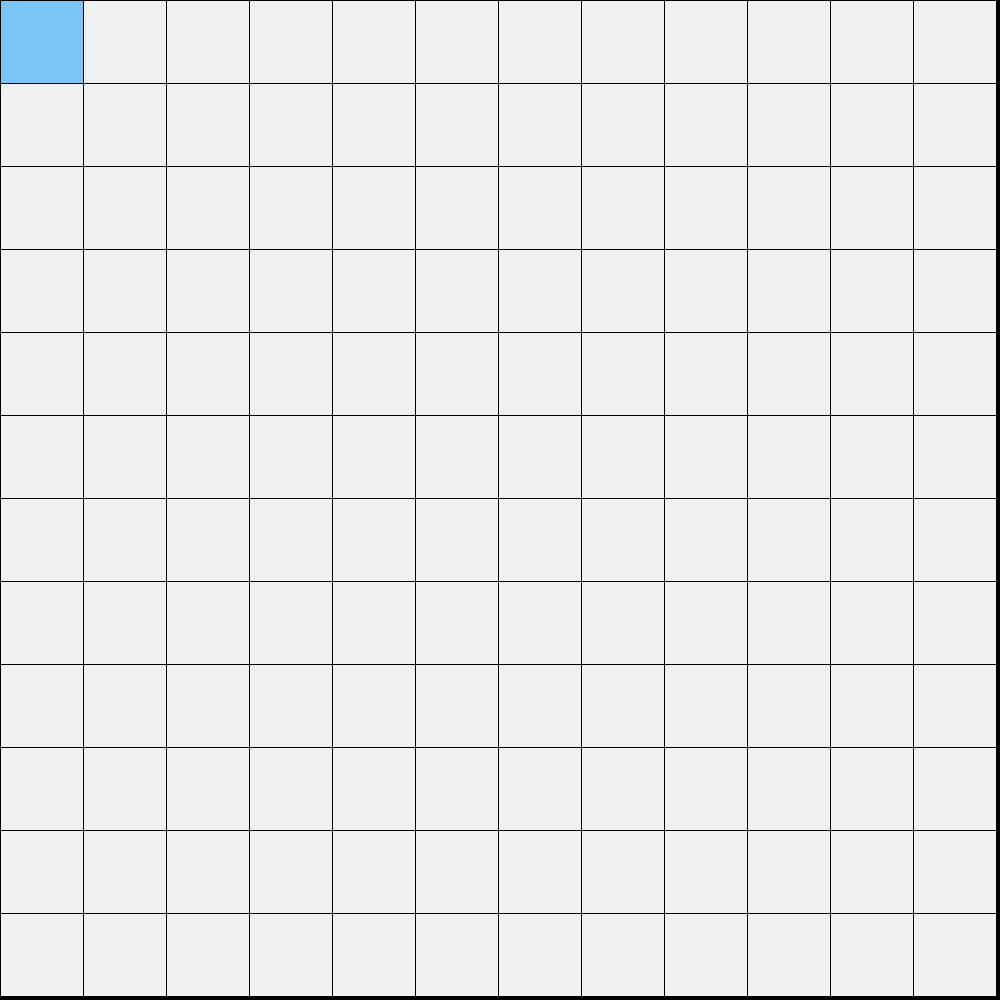
Frame 1 (no input)
Frame 60 (the mouse pressed at the canvas centre just before this capture): identical to frame 1, image omitted
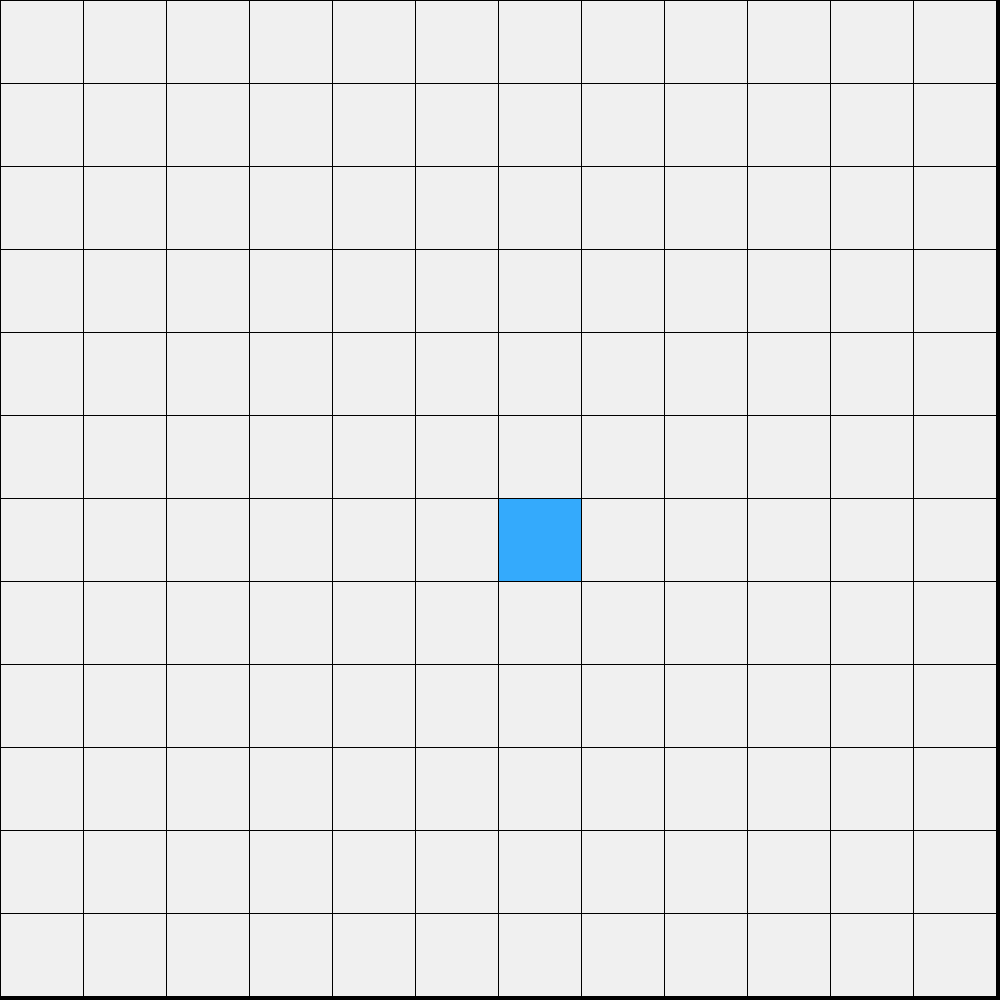
Frame 120 (the mouse held since frame 60 and released just before this capture)

The Processing sketch that drew these frames (run headless with seeded random() and noise(); from frame 60 on, the mouse is pressed at the canvas centre):

// Processing sketch: MineSweeperIA
// ── MineSweeperIA.pde
Board board;
void setup(){
  size(1000,1000);
  stroke(0);
  w = width/cols;
  h = height/rows;
  board = new Board();
}

void draw(){
  background(0);
  board.show();
  board.update();
}
// ── Board.pde
int rows = 12;
int cols = 12;
float w;
float h;
class Board {
  Cell[][] arr = new Cell[rows][cols];

  Board() {
    for (int r = 0; r<rows; r++)
      for (int c = 0; c<cols; c++){
        arr[r][c] = new Cell();
        if (random(1)<.2){
          arr[r][c].bomb = true;
        }
      }
      for (int r = 0; r<rows; r++)
        for (int c = 0; c<cols; c++)
          arr[r][c].neighbors = neighboringBombs(r,c);
  }

  void show() {
    //TODO: game over (lose) reveal all bombs. just make all visible?
    for (int r = 0; r<rows; r++) {
      for (int c = 0; c<cols; c++) {
        Cell cell = arr[r][c];
        switch(cell.appearance) {
        case "hidden":
          fill(240);
          rect(c*w, r*h, w, h);
          break;
        case "visible":
          fill(100);
          rect(c*w, r*h, w, h);
          if(cell.bomb){
            fill(255,0,0);
            rect(c*w, r*h, w, h);
          }
          else{
            fill(100);
            rect(c*w, r*h, w, h);
            fill(255);
            textAlign(CENTER,CENTER);
            textSize(32);
            if(cell.neighbors!=0)
              text(""+cell.neighbors,c*w+w/2, r*h+h/2);
          }
          break;
        case "flagged":
          fill(240);
          rect(c*w, r*h, w, h);
          fill(255,0,0);
          ellipse(c*w+w/2,r*h+h/2,10,10);
          //TODO: draw a flag
          break;
        default:
          fill(255, 0, 0);
          //TODO: cases for numbers of neighboring bombs, calculate neighboring bombs
        }

      }
    }
  }

  void update() {
    if(key == 's')
      for (int r = 0; r<rows; r++)
        for (int c = 0; c<cols; c++){
          arr[r][c].appearance = "visible";
        }
    int r = floor(mouseY/h);
    int c = floor(mouseX/w);

    //TODO: game in padded box. use map(#,#,#,#,#) for coords
    float x = c*w;
    float y = r*h;
    //TODO: update this when you do the map
    fill(0, 150, 255, 125);
    if (mousePressed) {
      fill(0, 150, 255, 200);
      switch(mouseButton) {
        //TODO: handle hold click and drag
      case LEFT:
        arr[r][c].appearance = "visible";
        if(arr[r][c].neighbors == 0)
          floodFill(r,c);
        break;
      case RIGHT:
        arr[r][c].appearance = "flagged";
        break;
      }
    }
    rect(x, y, w, h);
  }

  int neighboringBombs(int r, int c) {
    int total = 0;
    for(int xoff = -1;xoff<=1;xoff++){
      int i = c+xoff;
      if(i<0 || i>=cols)
        continue;
      for(int yoff = -1;yoff<=1;yoff++){
        int j = r+yoff;
        if(j<0 || j>=rows)
          continue;
        Cell neighbor = arr[j][i];
        if(neighbor.bomb){
          total++;
        }
      }
    }
    arr[r][c].neighbors = total;
    return total;
  }

  void floodFill(int r, int c){//makes zeros visible
    arr[r][c].flooded = true;
    arr[r][c].appearance = "visible";
    for(int yoff = -1;yoff<=1;yoff++)
      for(int xoff = -1;xoff<=1;xoff++){
        arr[r+yoff][c+xoff].appearance = "visible";
        Cell neighbor = arr[r+yoff][c+xoff];
        if(neighbor.neighbors == 0 && !neighbor.flooded)
          floodFill(r+yoff,c+xoff);
      }
  }

  void doubleClick(int r, int c){//maybe make it middle click instead
    //
  }
  
}
// ── Cell.pde
class Cell{
  String appearance;
  boolean bomb;
  boolean flooded;
  int neighbors;
  Cell(){
    appearance = "hidden";
    bomb = false;
    flooded = false;
    neighbors = 0;
  }
}
